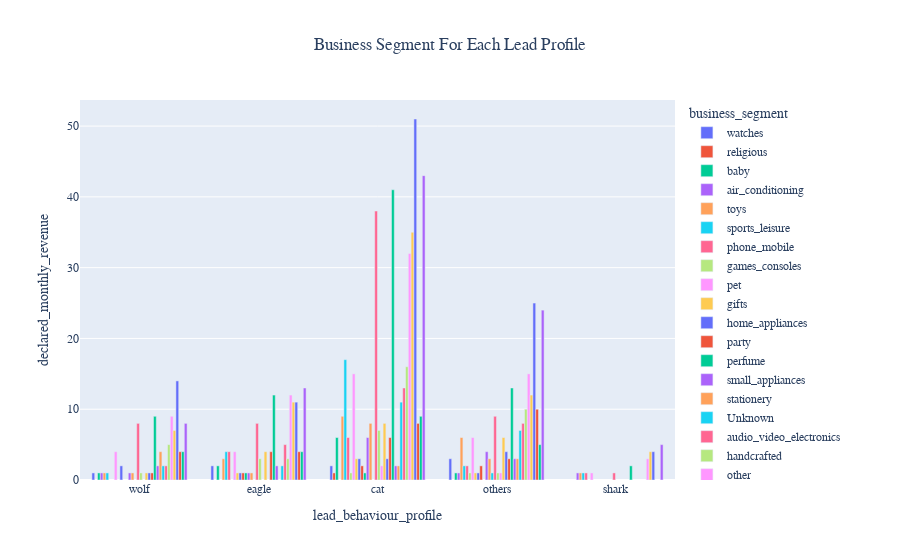

The cell this chart's notebook holds for it:
### Code cell
# Combine four types of mixed profiles(2.4%) into 'others'
profile_list = ['cat', 'eagle', 'wolf', 'shark']

df['lead_behaviour_profile'] = df.lead_behaviour_profile \
                                                      .map(lambda profile: profile
                                                           if profile in profile_list
                                                           else 'others')
q7 = df.groupby(['lead_behaviour_profile','business_segment'],as_index=False)\
                ['declared_monthly_revenue'].count()\
                                            .sort_values(by='declared_monthly_revenue')\
                .query('lead_behaviour_profile!="Unknown" and declared_monthly_revenue!=0')

ex.bar(q7, y ='declared_monthly_revenue',x='lead_behaviour_profile',
       barmode='group',color='business_segment',title ="Business Segment For Each Lead Profile" )\
        .update_layout(title_x=0.5,font=dict(family="moon heavy"))

### Figure 1 — Plotly figure (JSON) as saved in the notebook; plotly's stock layout.template omitted (floating-point values rounded to 4 significant figures)
{"data": [{"alignmentgroup": "True", "hovertemplate": "business_segment=watches<br>lead_behaviour_profile=%{x}<br>declared_monthly_revenue=%{y}<extra></extra>", "legendgroup": "watches", "marker": {"color": "#636efa", "pattern": {"shape": ""}}, "name": "watches", "offsetgroup": "watches", "orientation": "v", "showlegend": true, "textposition": "auto", "type": "bar", "x": ["wolf", "eagle", "cat", "others"], "xaxis": "x", "y": [1, 2, 2, 3], "yaxis": "y"}, {"alignmentgroup": "True", "hovertemplate": "business_segment=religious<br>lead_behaviour_profile=%{x}<br>declared_monthly_revenue=%{y}<extra></extra>", "legendgroup": "religious", "marker": {"color": "#EF553B", "pattern": {"shape": ""}}, "name": "religious", "offsetgroup": "religious", "orientation": "v", "showlegend": true, "textposition": "auto", "type": "bar", "x": ["cat"], "xaxis": "x", "y": [1], "yaxis": "y"}, {"alignmentgroup": "True", "hovertemplate": "business_segment=baby<br>lead_behaviour_profile=%{x}<br>declared_monthly_revenue=%{y}<extra></extra>", "legendgroup": "baby", "marker": {"color": "#00cc96", "pattern": {"shape": ""}}, "name": "baby", "offsetgroup": "baby", "orientation": "v", "showlegend": true, "textposition": "auto", "type": "bar", "x": ["wolf", "others", "eagle", "cat"], "xaxis": "x", "y": [1, 1, 2, 6], "yaxis": "y"}, {"alignmentgroup": "True", "hovertemplate": "business_segment=air_conditioning<br>lead_behaviour_profile=%{x}<br>declared_monthly_revenue=%{y}<extra></extra>", "legendgroup": "air_conditioning", "marker": {"color": "#ab63fa", "pattern": {"shape": ""}}, "name": "air_conditioning", "offsetgroup": "air_conditioning", "orientation": "v", "showlegend": true, "textposition": "auto", "type": "bar", "x": ["wolf", "shark", "others"], "xaxis": "x", "y": [1, 1, 1], "yaxis": "y"}, {"alignmentgroup": "True", "hovertemplate": "business_segment=toys<br>lead_behaviour_profile=%{x}<br>declared_monthly_revenue=%{y}<extra></extra>", "legendgroup": "toys", "marker": {"color": "#FFA15A", "pattern": {"shape": ""}}, "name": "toys", "offsetgroup": "toys", "orientation": "v", "showlegend": true, "textposition": "auto", "type": "bar", "x": ["shark", "wolf", "eagle", "others", "cat"], "xaxis": "x", "y": [1, 1, 3, 6, 9], "yaxis": "y"}, {"alignmentgroup": "True", "hovertemplate": "business_segment=sports_leisure<br>lead_behaviour_profile=%{x}<br>declared_monthly_revenue=%{y}<extra></extra>", "legendgroup": "sports_leisure", "marker": {"color": "#19d3f3", "pattern": {"shape": ""}}, "name": "sports_leisure", "offsetgroup": "sports_leisure", "orientation": "v", "showlegend": true, "textposition": "auto", "type": "bar", "x": ["shark", "wolf", "others", "eagle", "cat"], "xaxis": "x", "y": [1, 1, 2, 4, 17], "yaxis": "y"}, {"alignmentgroup": "True", "hovertemplate": "business_segment=phone_mobile<br>lead_behaviour_profile=%{x}<br>declared_monthly_revenue=%{y}<extra></extra>", "legendgroup": "phone_mobile", "marker": {"color": "#FF6692", "pattern": {"shape": ""}}, "name": "phone_mobile", "offsetgroup": "phone_mobile", "orientation": "v", "showlegend": true, "textposition": "auto", "type": "bar", "x": ["shark", "others", "eagle", "cat"], "xaxis": "x", "y": [1, 2, 4, 6], "yaxis": "y"}, {"alignmentgroup": "True", "hovertemplate": "business_segment=games_consoles<br>lead_behaviour_profile=%{x}<br>declared_monthly_revenue=%{y}<extra></extra>", "legendgroup": "games_consoles", "marker": {"color": "#B6E880", "pattern": {"shape": ""}}, "name": "games_consoles", "offsetgroup": "games_consoles", "orientation": "v", "showlegend": true, "textposition": "auto", "type": "bar", "x": ["others", "cat"], "xaxis": "x", "y": [1, 1], "yaxis": "y"}, {"alignmentgroup": "True", "hovertemplate": "business_segment=pet<br>lead_behaviour_profile=%{x}<br>declared_monthly_revenue=%{y}<extra></extra>", "legendgroup": "pet", "marker": {"color": "#FF97FF", "pattern": {"shape": ""}}, "name": "pet", "offsetgroup": "pet", "orientation": "v", "showlegend": true, "textposition": "auto", "type": "bar", "x": ["shark", "eagle", "wolf", "others", "cat"], "xaxis": "x", "y": [1, 4, 4, 6, 15], "yaxis": "y"}, {"alignmentgroup": "True", "hovertemplate": "business_segment=gifts<br>lead_behaviour_profile=%{x}<br>declared_monthly_revenue=%{y}<extra></extra>", "legendgroup": "gifts", "marker": {"color": "#FECB52", "pattern": {"shape": ""}}, "name": "gifts", "offsetgroup": "gifts", "orientation": "v", "showlegend": true, "textposition": "auto", "type": "bar", "x": ["eagle", "others", "cat"], "xaxis": "x", "y": [1, 1, 3], "yaxis": "y"}, {"alignmentgroup": "True", "hovertemplate": "business_segment=home_appliances<br>lead_behaviour_profile=%{x}<br>declared_monthly_revenue=%{y}<extra></extra>", "legendgroup": "home_appliances", "marker": {"color": "#636efa", "pattern": {"shape": ""}}, "name": "home_appliances", "offsetgroup": "home_appliances", "orientation": "v", "showlegend": true, "textposition": "auto", "type": "bar", "x": ["eagle", "others", "wolf", "cat"], "xaxis": "x", "y": [1, 1, 2, 3], "yaxis": "y"}, {"alignmentgroup": "True", "hovertemplate": "business_segment=party<br>lead_behaviour_profile=%{x}<br>declared_monthly_revenue=%{y}<extra></extra>", "legendgroup": "party", "marker": {"color": "#EF553B", "pattern": {"shape": ""}}, "name": "party", "offsetgroup": "party", "orientation": "v", "showlegend": true, "textposition": "auto", "type": "bar", "x": ["eagle", "cat", "others"], "xaxis": "x", "y": [1, 2, 2], "yaxis": "y"}, {"alignmentgroup": "True", "hovertemplate": "business_segment=perfume<br>lead_behaviour_profile=%{x}<br>declared_monthly_revenue=%{y}<extra></extra>", "legendgroup": "perfume", "marker": {"color": "#00cc96", "pattern": {"shape": ""}}, "name": "perfume", "offsetgroup": "perfume", "orientation": "v", "showlegend": true, "textposition": "auto", "type": "bar", "x": ["eagle", "cat"], "xaxis": "x", "y": [1, 1], "yaxis": "y"}, {"alignmentgroup": "True", "hovertemplate": "business_segment=small_appliances<br>lead_behaviour_profile=%{x}<br>declared_monthly_revenue=%{y}<extra></extra>", "legendgroup": "small_appliances", "marker": {"color": "#ab63fa", "pattern": {"shape": ""}}, "name": "small_appliances", "offsetgroup": "small_appliances", "orientation": "v", "showlegend": true, "textposition": "auto", "type": "bar", "x": ["eagle", "wolf", "others", "cat"], "xaxis": "x", "y": [1, 1, 4, 6], "yaxis": "y"}, {"alignmentgroup": "True", "hovertemplate": "business_segment=stationery<br>lead_behaviour_profile=%{x}<br>declared_monthly_revenue=%{y}<extra></extra>", "legendgroup": "stationery", "marker": {"color": "#FFA15A", "pattern": {"shape": ""}}, "name": "stationery", "offsetgroup": "stationery", "orientation": "v", "showlegend": true, "textposition": "auto", "type": "bar", "x": ["eagle", "wolf", "others", "cat"], "xaxis": "x", "y": [1, 1, 3, 8], "yaxis": "y"}, {"alignmentgroup": "True", "hovertemplate": "business_segment=Unknown<br>lead_behaviour_profile=%{x}<br>declared_monthly_revenue=%{y}<extra></extra>", "legendgroup": "Unknown", "marker": {"color": "#19d3f3", "pattern": {"shape": ""}}, "name": "Unknown", "offsetgroup": "Unknown", "orientation": "v", "showlegend": true, "textposition": "auto", "type": "bar", "x": ["others"], "xaxis": "x", "y": [1], "yaxis": "y"}, {"alignmentgroup": "True", "hovertemplate": "business_segment=audio_video_electronics<br>lead_behaviour_profile=%{x}<br>declared_monthly_revenue=%{y}<extra></extra>", "legendgroup": "audio_video_electronics", "marker": {"color": "#FF6692", "pattern": {"shape": ""}}, "name": "audio_video_electronics", "offsetgroup": "audio_video_electronics", "orientation": "v", "showlegend": true, "textposition": "auto", "type": "bar", "x": ["shark", "wolf", "eagle", "others", "cat"], "xaxis": "x", "y": [1, 8, 8, 9, 38], "yaxis": "y"}, {"alignmentgroup": "True", "hovertemplate": "business_segment=handcrafted<br>lead_behaviour_profile=%{x}<br>declared_monthly_revenue=%{y}<extra></extra>", "legendgroup": "handcrafted", "marker": {"color": "#B6E880", "pattern": {"shape": ""}}, "name": "handcrafted", "offsetgroup": "handcrafted", "orientation": "v", "showlegend": true, "textposition": "auto", "type": "bar", "x": ["wolf", "others", "eagle", "cat"], "xaxis": "x", "y": [1, 1, 3, 7], "yaxis": "y"}, {"alignmentgroup": "True", "hovertemplate": "business_segment=other<br>lead_behaviour_profile=%{x}<br>declared_monthly_revenue=%{y}<extra></extra>", "legendgroup": "other", "marker": {"color": "#FF97FF", "pattern": {"shape": ""}}, "name": "other", "offsetgroup": "other", "orientation": "v", "showlegend": true, "textposition": "auto", "type": "bar", "x": ["others", "cat"], "xaxis": "x", "y": [1, 2], "yaxis": "y"}, {"alignmentgroup": "True", "hovertemplate": "business_segment=fashion_accessories<br>lead_behaviour_profile=%{x}<br>declared_monthly_revenue=%{y}<extra></extra>", "legendgroup": "fashion_accessories", "marker": {"color": "#FECB52", "pattern": {"shape": ""}}, "name": "fashion_accessories", "offsetgroup": "fashion_accessories", "orientation": "v", "showlegend": true, "textposition": "auto", "type": "bar", "x": ["wolf", "eagle", "others", "cat"], "xaxis": "x", "y": [1, 4, 6, 8], "yaxis": "y"}, {"alignmentgroup": "True", "hovertemplate": "business_segment=jewerly<br>lead_behaviour_profile=%{x}<br>declared_monthly_revenue=%{y}<extra></extra>", "legendgroup": "jewerly", "marker": {"color": "#636efa", "pattern": {"shape": ""}}, "name": "jewerly", "offsetgroup": "jewerly", "orientation": "v", "showlegend": true, "textposition": "auto", "type": "bar", "x": ["wolf", "cat", "others"], "xaxis": "x", "y": [1, 3, 4], "yaxis": "y"}, {"alignmentgroup": "True", "hovertemplate": "business_segment=home_office_furniture<br>lead_behaviour_profile=%{x}<br>declared_monthly_revenue=%{y}<extra></extra>", "legendgroup": "home_office_furniture", "marker": {"color": "#EF553B", "pattern": {"shape": ""}}, "name": "home_office_furniture", "offsetgroup": "home_office_furniture", "orientation": "v", "showlegend": true, "textposition": "auto", "type": "bar", "x": ["wolf", "others", "eagle", "cat"], "xaxis": "x", "y": [1, 3, 4, 6], "yaxis": "y"}, {"alignmentgroup": "True", "hovertemplate": "business_segment=car_accessories<br>lead_behaviour_profile=%{x}<br>declared_monthly_revenue=%{y}<extra></extra>", "legendgroup": "car_accessories", "marker": {"color": "#00cc96", "pattern": {"shape": ""}}, "name": "car_accessories", "offsetgroup": "car_accessories", "orientation": "v", "showlegend": true, "textposition": "auto", "type": "bar", "x": ["shark", "wolf", "eagle", "others", "cat"], "xaxis": "x", "y": [2, 9, 12, 13, 41], "yaxis": "y"}, {"alignmentgroup": "True", "hovertemplate": "business_segment=music_instruments<br>lead_behaviour_profile=%{x}<br>declared_monthly_revenue=%{y}<extra></extra>", "legendgroup": "music_instruments", "marker": {"color": "#ab63fa", "pattern": {"shape": ""}}, "name": "music_instruments", "offsetgroup": "music_instruments", "orientation": "v", "showlegend": true, "textposition": "auto", "type": "bar", "x": ["wolf", "eagle", "cat", "others"], "xaxis": "x", "y": [2, 2, 2, 3], "yaxis": "y"}, {"alignmentgroup": "True", "hovertemplate": "business_segment=books<br>lead_behaviour_profile=%{x}<br>declared_monthly_revenue=%{y}<extra></extra>", "legendgroup": "books", "marker": {"color": "#FFA15A", "pattern": {"shape": ""}}, "name": "books", "offsetgroup": "books", "orientation": "v", "showlegend": true, "textposition": "auto", "type": "bar", "x": ["cat", "others", "wolf"], "xaxis": "x", "y": [2, 3, 4], "yaxis": "y"}, {"alignmentgroup": "True", "hovertemplate": "business_segment=bed_bath_table<br>lead_behaviour_profile=%{x}<br>declared_monthly_revenue=%{y}<extra></extra>", "legendgroup": "bed_bath_table", "marker": {"color": "#19d3f3", "pattern": {"shape": ""}}, "name": "bed_bath_table", "offsetgroup": "bed_bath_table", "orientation": "v", "showlegend": true, "textposition": "auto", "type": "bar", "x": ["wolf", "eagle", "others", "cat"], "xaxis": "x", "y": [2, 2, 7, 11], "yaxis": "y"}, {"alignmentgroup": "True", "hovertemplate": "business_segment=food_supplement<br>lead_behaviour_profile=%{x}<br>declared_monthly_revenue=%{y}<extra></extra>", "legendgroup": "food_supplement", "marker": {"color": "#FF6692", "pattern": {"shape": ""}}, "name": "food_supplement", "offsetgroup": "food_supplement", "orientation": "v", "showlegend": true, "textposition": "auto", "type": "bar", "x": ["wolf", "eagle", "others", "cat"], "xaxis": "x", "y": [2, 5, 8, 13], "yaxis": "y"}, {"alignmentgroup": "True", "hovertemplate": "business_segment=computers<br>lead_behaviour_profile=%{x}<br>declared_monthly_revenue=%{y}<extra></extra>", "legendgroup": "computers", "marker": {"color": "#B6E880", "pattern": {"shape": ""}}, "name": "computers", "offsetgroup": "computers", "orientation": "v", "showlegend": true, "textposition": "auto", "type": "bar", "x": ["eagle", "wolf", "others", "cat"], "xaxis": "x", "y": [3, 5, 10, 16], "yaxis": "y"}, {"alignmentgroup": "True", "hovertemplate": "business_segment=household_utilities<br>lead_behaviour_profile=%{x}<br>declared_monthly_revenue=%{y}<extra></extra>", "legendgroup": "household_utilities", "marker": {"color": "#FF97FF", "pattern": {"shape": ""}}, "name": "household_utilities", "offsetgroup": "household_utilities", "orientation": "v", "showlegend": true, "textposition": "auto", "type": "bar", "x": ["shark", "wolf", "eagle", "others", "cat"], "xaxis": "x", "y": [3, 9, 12, 15, 32], "yaxis": "y"}, {"alignmentgroup": "True", "hovertemplate": "business_segment=construction_tools_house_garden<br>lead_behaviour_profile=%{x}<br>declared_monthly_revenue=%{y}<extra></extra>", "legendgroup": "construction_tools_house_garden", "marker": {"color": "#FECB52", "pattern": {"shape": ""}}, "name": "construction_tools_house_garden", "offsetgroup": "construction_tools_house_garden", "orientation": "v", "showlegend": true, "textposition": "auto", "type": "bar", "x": ["shark", "wolf", "eagle", "others", "cat"], "xaxis": "x", "y": [4, 7, 11, 12, 35], "yaxis": "y"}, {"alignmentgroup": "True", "hovertemplate": "business_segment=home_decor<br>lead_behaviour_profile=%{x}<br>declared_monthly_revenue=%{y}<extra></extra>", "legendgroup": "home_decor", "marker": {"color": "#636efa", "pattern": {"shape": ""}}, "name": "home_decor", "offsetgroup": "home_decor", "orientation": "v", "showlegend": true, "textposition": "auto", "type": "bar", "x": ["shark", "eagle", "wolf", "others", "cat"], "xaxis": "x", "y": [4, 11, 14, 25, 51], "yaxis": "y"}, {"alignmentgroup": "True", "hovertemplate": "business_segment=food_drink<br>lead_behaviour_profile=%{x}<br>declared_monthly_revenue=%{y}<extra></extra>", "legendgroup": "food_drink", "marker": {"color": "#EF553B", "pattern": {"shape": ""}}, "name": "food_drink", "offsetgroup": "food_drink", "orientation": "v", "showlegend": true, "textposition": "auto", "type": "bar", "x": ["eagle", "wolf", "cat", "others"], "xaxis": "x", "y": [4, 4, 8, 10], "yaxis": "y"}, {"alignmentgroup": "True", "hovertemplate": "business_segment=bags_backpacks<br>lead_behaviour_profile=%{x}<br>declared_monthly_revenue=%{y}<extra></extra>", "legendgroup": "bags_backpacks", "marker": {"color": "#00cc96", "pattern": {"shape": ""}}, "name": "bags_backpacks", "offsetgroup": "bags_backpacks", "orientation": "v", "showlegend": true, "textposition": "auto", "type": "bar", "x": ["eagle", "wolf", "others", "cat"], "xaxis": "x", "y": [4, 4, 5, 9], "yaxis": "y"}, {"alignmentgroup": "True", "hovertemplate": "business_segment=health_beauty<br>lead_behaviour_profile=%{x}<br>declared_monthly_revenue=%{y}<extra></extra>", "legendgroup": "health_beauty", "marker": {"color": "#ab63fa", "pattern": {"shape": ""}}, "name": "health_beauty", "offsetgroup": "health_beauty", "orientation": "v", "showlegend": true, "textposition": "auto", "type": "bar", "x": ["shark", "wolf", "eagle", "others", "cat"], "xaxis": "x", "y": [5, 8, 13, 24, 43], "yaxis": "y"}], "layout": {"barmode": "group", "font": {"family": "moon heavy"}, "legend": {"title": {"text": "business_segment"}, "tracegroupgap": 0}, "title": {"text": "Business Segment For Each Lead Profile", "x": 0.5}, "xaxis": {"anchor": "y", "domain": [0, 1], "title": {"text": "lead_behaviour_profile"}}, "yaxis": {"anchor": "x", "domain": [0, 1], "title": {"text": "declared_monthly_revenue"}}}}
